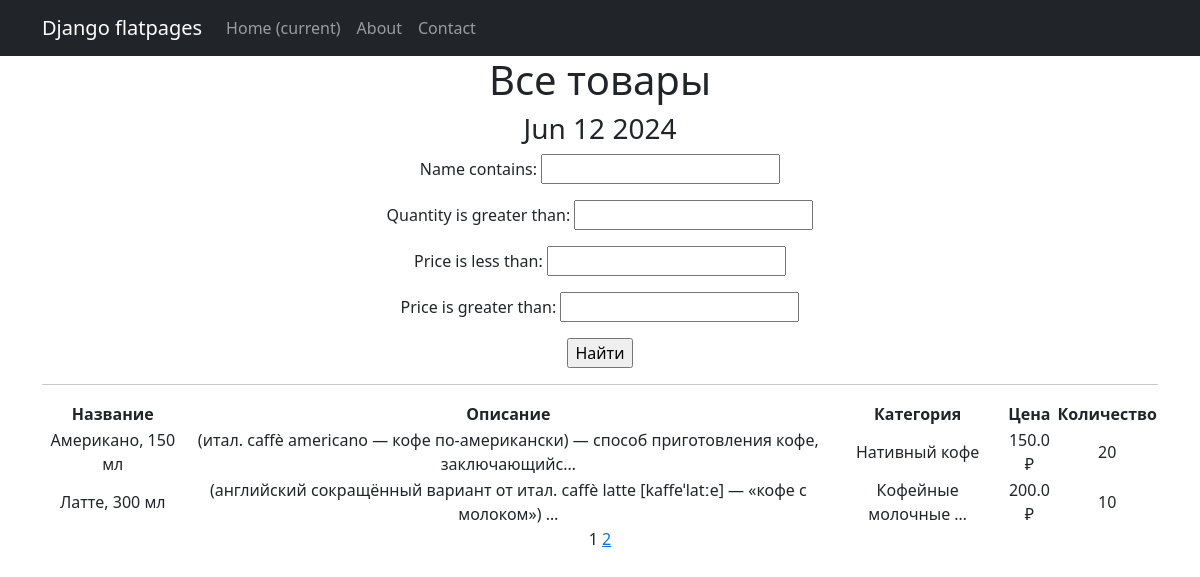
Before: /products/ with the older database file.
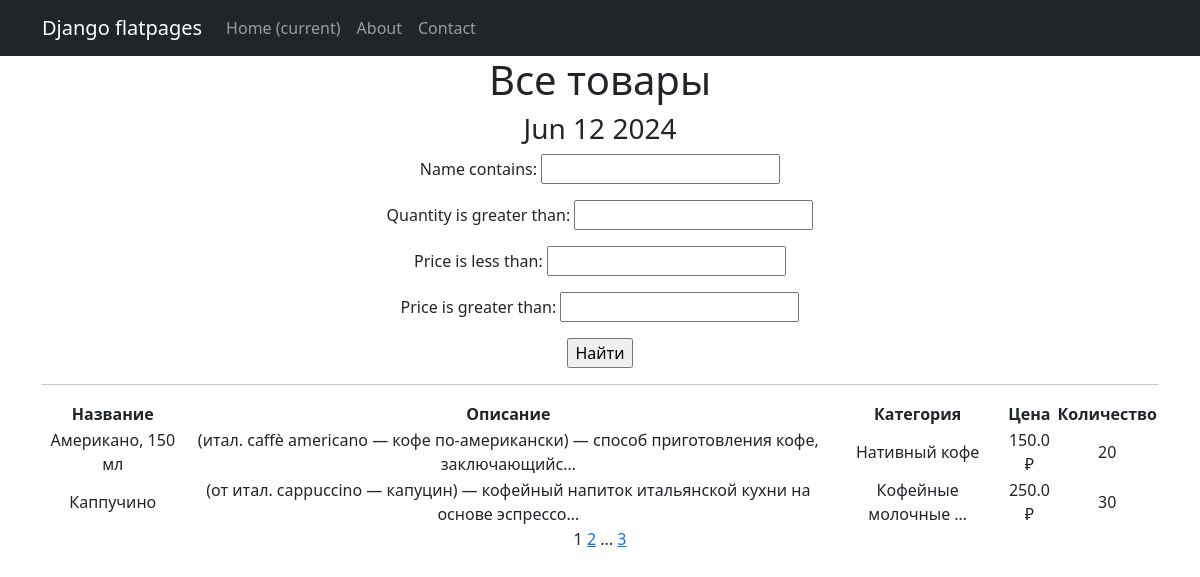
After: the same page with the newer database file.
### coffee_shop/models.py (models this page shows, shortened)
class Product(models.Model):
    name = models.CharField(max_length=50, unique=True)
    price = models.FloatField(
        validators=[MinValueValidator(0.0)],
    )
    composition = models.TextField()
    description = models.TextField()
    quantity = models.IntegerField(
        validators=[MinValueValidator(0)],
    )
    category = models.ForeignKey(
        to='Category',
        on_delete=models.CASCADE,
        related_name='products',  # все продукты в категории будут доступны через поле products
    )

class Category(models.Model):
    name = models.CharField(max_length=100, unique=True)

### coffee_shop/views.py (the view)
# urls.py: path('', ProductsList.as_view(), name='product_list'),
class ProductsList(ListView):
    model = Product
    ordering = 'name'
    template_name = 'products.html'
    context_object_name = 'products'
    paginate_by = 2
    def get_queryset(self):
        queryset = super().get_queryset()
        self.filterset = ProductFilter(self.request.GET, queryset)
        return self.filterset.qs
    def get_context_data(self, **kwargs):
        context = super().get_context_data(**kwargs)
        context['filterset'] = self.filterset
        return context

### coffee_shop/templatetags/custom_filters.py (called while the page is built)
@register.filter()
def currency(value, code='rub'):
    postfix = CURRENCIES_SYMBOLS[code]
    return f'{value} {postfix}'

### coffee_shop/templatetags/custom_tags.py (called while the page is built)
@register.simple_tag()
def current_time(format_string='%b %d %Y'):
    return datetime.utcnow().strftime(format_string)

@register.simple_tag(takes_context=True)
def url_replace(context, **kwargs):
    d = context['request'].GET.copy()
    for k, v in kwargs.items():
        d[k] = v
    return d.urlencode()

### templates/products.html (shortened to what this page needs)
{% extends 'flatpages/default.html' %}
{% load custom_filters %}
{% load custom_tags %}
{% block content %}
   <h1>Все товары</h1>
   <h3>{% current_time '%b %d %Y' %}</h3>
   <form action="" method="get">
       {{ filterset.form.as_p }}
       <input type="submit" value="Найти" />
   </form>
   <hr>
   {% if products %}
       <table>
           <tr>
               <td style="font-size: 16px; font-weight: bold;">Название</td>
               <td style="font-size: 16px; font-weight: bold;">Описание</td>
               <td style="font-size: 16px; font-weight: bold;">Категория</td>
               <td style="font-size: 16px; font-weight: bold;">Цена</td>
               <td style="font-size: 16px; font-weight: bold;">Количество</td>
           </tr>
           {% for product in products %}
           <tr>
               <td>{{ product.name }}</td>
               <td>{{ product.description|truncatechars:88 }}</td>
               <td>{{ product.category.name|truncatewords:2 }}</td>
               <td>{{ product.price|currency }}</td>
               <td>{{ product.quantity }}</td>
           </tr>
           {% endfor %}
       </table>
   {% else %}
       <h2>Товаров нет!</h2>
   {% endif %}
   {{ page_obj.number }}
   {% if page_obj.has_next %}
       <a href="?{% url_replace page=page_obj.next_page_number %}">{{ page_obj.next_page_number }}</a>
       {% if paginator.num_pages != page_obj.next_page_number %}
           ...
           <a href="?{% url_replace page=page_obj.paginator.num_pages %}">{{ page_obj.paginator.num_pages }}</a>
       {% endif %}
   {% endif %}
{% endblock content %}

### templates/flatpages/default.html (shortened to what this page needs)
<!DOCTYPE html>
<html lang="en">
    <head>
        {% load static %}
        <link href="{% static 'css/styles.css' %}" rel="stylesheet" />
    </head>
    <body>
        <nav class="navbar navbar-expand-lg navbar-dark bg-dark static-top">
           <div class="container">
               <a class="navbar-brand" href="#">Django flatpages</a>
               <div class="collapse navbar-collapse" id="navbarResponsive">
                   <ul class="navbar-nav ml-auto">
                       <li class="nav-item active">
                           <a class="nav-link" href="#">Home
                               <span class="sr-only">(current)</span>
                           </a>
                       </li>
                       <li class="nav-item">
                           <a class="nav-link" href="/about/">About</a>
                       </li>
                       <li class="nav-item">
                           <a class="nav-link" href="/contacts/">Contact</a>
                       </li>
                   </ul>
               </div>
           </div>
        </nav>
        <div class="container">
           <div class="row">
               <div class="col-lg-12 text-center">
                   {% block content %}{% endblock content %}
               </div>
           </div>
        </div>
    </body>
</html>

Changed rows visible on the page:
no longer on this page (row unchanged): Product: name "Латте, 300 мл", description "(английский сокращённый вариант от итал. caffè latte [kaffeˈlatːe] — «кофе с молоком») …", category.name "Кофейные молочные …", price "200.0 ₽", quantity "10"
added Product: name "Каппучино", description "(от итал. cappuccino — капуцин) — кофейный напиток итальянской кухни на основе эспрессо…", category.name "Кофейные молочные …", price "250.0 ₽", quantity "30"
Other visible differences:
{{ page_obj.paginator.num_pages }}: (not shown) → "3"
